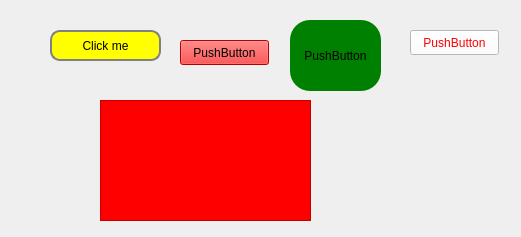
<?xml version="1.0" encoding="UTF-8"?>
<ui version="4.0">
 <class>Widget</class>
 <widget class="QWidget" name="Widget">
  <property name="geometry">
   <rect>
    <x>0</x>
    <y>0</y>
    <width>521</width>
    <height>237</height>
   </rect>
  </property>
  <property name="windowTitle">
   <string>Widget</string>
  </property>
  <property name="styleSheet">
   <string notr="true">QPushButton#pushButton_2 {
background: red;
}</string>
  </property>
  <widget class="QPushButton" name="pushButton">
   <property name="geometry">
    <rect>
     <x>50</x>
     <y>30</y>
     <width>111</width>
     <height>31</height>
    </rect>
   </property>
   <property name="styleSheet">
    <string notr="true">QPushButton 
{
	border: 2px solid gray;
	border-radius: 10px;
	padding: 0 8px;
   background: yellow;
}</string>
   </property>
   <property name="text">
    <string>Click me</string>
   </property>
  </widget>
  <widget class="QPushButton" name="pushButton_2">
   <property name="geometry">
    <rect>
     <x>180</x>
     <y>40</y>
     <width>89</width>
     <height>25</height>
    </rect>
   </property>
   <property name="text">
    <string>PushButton</string>
   </property>
  </widget>
  <widget class="QPushButton" name="pushButton_3">
   <property name="geometry">
    <rect>
     <x>290</x>
     <y>20</y>
     <width>91</width>
     <height>71</height>
    </rect>
   </property>
   <property name="styleSheet">
    <string notr="true">QPushButton{
background: green;
border-radius:  20px;
}</string>
   </property>
   <property name="text">
    <string>PushButton</string>
   </property>
  </widget>
  <widget class="QPushButton" name="pushButton_4">
   <property name="geometry">
    <rect>
     <x>410</x>
     <y>30</y>
     <width>89</width>
     <height>25</height>
    </rect>
   </property>
   <property name="styleSheet">
    <string notr="true">QPushButton{
background: white;
color: red;
}</string>
   </property>
   <property name="text">
    <string>PushButton</string>
   </property>
  </widget>
  <widget class="QTextEdit" name="textEdit">
   <property name="geometry">
    <rect>
     <x>100</x>
     <y>100</y>
     <width>211</width>
     <height>121</height>
    </rect>
   </property>
   <property name="styleSheet">
    <string notr="true">QTextEdit{
background: red;
}</string>
   </property>
  </widget>
 </widget>
 <resources/>
 <connections/>
</ui>
